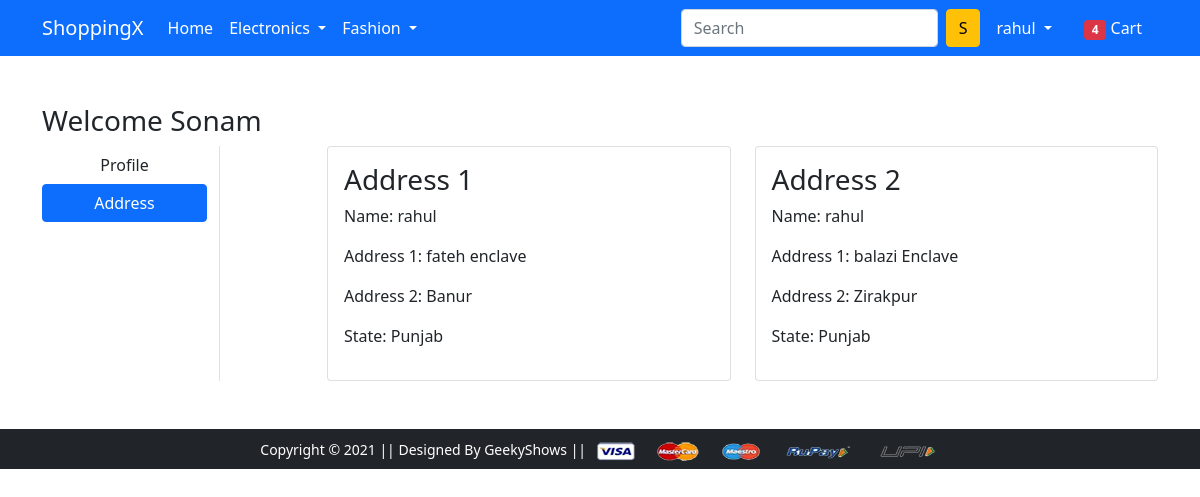
Page /address/ (signed in) on the committed database.
### app/models.py (models this page shows, shortened)
class Customer(models.Model):
    user = models.ForeignKey(User,on_delete=models.CASCADE)
    name = models.CharField(max_length=200)
    locality = models.CharField(max_length=200)
    city = models.CharField(max_length=100)
    zipcode = models.IntegerField()
    state = models.CharField(choices=STATE_CHOICES,max_length=100)

### app/views.py (the view)
# urls.py: path('address/', views.address, name='address'),
@login_required
def address(request):
    data = Customer.objects.filter(user=request.user)
    return render(request, 'app/address.html', {'form': data, 'active': 'btn btn-primary'})

### app/templates/app/address.html (shortened to what this page needs)
{% extends 'app/base.html' %}
{% load static %}
{% block main-content %}
<div class="container my-5">
 <div class="row">
 <h3>Welcome Sonam</h3>
  <div class="col-sm-2 border-end">
   <ul class="list-unstyled">
    <li class="d-grid"><a href="{% url 'profile' %}" class="btn">Profile</a></li>
    <li class="d-grid"><a href="{% url 'address' %}" class="{{active}}">Address</a></li>
   </ul>
  </div>
  <div class="col-sm-9 offset-sm-1">
   <div class="row">
    {% for fm in form %}
    <div class="col-sm-6">
        <div class="card">
         <div class="card-body">
          <h3>Address {{forloop.counter}}</h3>
          <p>Name: {{fm.user}}</p>
          <p>Address 1: {{fm.locality}}</p>
          <p>Address 2: {{fm.city}}</p>
          <p>State: {{fm.state}}</p>
         </div>
        </div>
    </div>
    {% endfor%}
   </div>
  </div>
 </div>
</div>
{% endblock main-content %}

### app/templates/app/base.html (shortened to what this page needs)
<!doctype html>
{% load static %}
<html lang="en">
  <head>
    <link href="https://cdn.jsdelivr.net/npm/bootstrap@5.0.0-beta1/dist/css/bootstrap.min.css" rel="stylesheet">
    <link rel="stylesheet" href="{% static 'app/css/owl.carousel.min.css' %}">
    <link rel="stylesheet" href="{% static 'app/css/all.min.css' %}">
    <link rel="stylesheet" href="{% static 'app/css/style.css' %}">
  </head>
  <body>
    <nav class="navbar navbar-expand-lg navbar-dark bg-primary">
     <div class="container">
       <a class="navbar-brand" href="/">ShoppingX</a>
       <div class="collapse navbar-collapse" id="navbarSupportedContent">
         <ul class="navbar-nav me-auto mb-2 mb-lg-0">
           <li class="nav-item">
             <a class="nav-link active" aria-current="page" href="/">Home</a>
           </li>
           {% if request.user.is_authenticated %}
           <li class="nav-item dropdown">
             <a class="nav-link dropdown-toggle text-white" href="#" id="electronicsDropdown" role="button" data-bs-toggle="dropdown" aria-expanded="false">
               Electronics
             </a>
           </li>
           <li class="nav-item dropdown">
             <a class="nav-link dropdown-toggle text-white" href="#" id="fashionDropdown" role="button" data-bs-toggle="dropdown" aria-expanded="false">
               Fashion
             </a>
           </li>
         </ul>
         <form class="d-flex">
           <input class="form-control me-2" type="search" placeholder="Search" aria-label="Search">
           <button class="btn btn-warning" type="submit">S</button>
         </form>
         <div>
          <ul class="navbar-nav me-auto mb-2 mb-lg-0">
           <li class="nav-item dropdown mx-2">
              <a class="nav-link dropdown-toggle text-white" href="#" id="profileDropdown" role="button" data-bs-toggle="dropdown" aria-expanded="false">
                {{request.user.username}}
              </a>
            </li>
            <li class="nav-item mx-2">
             <a href="{% url 'showcart' %}" class="nav-link text-white"><span class="badge bg-danger">4</span> Cart </a>
            </li>
            {% endif %}
          </ul>
         </div>
       </div>
     </div>
    </nav>
    {% block main-content %} {% endblock main-content %}
    <footer class="container-fluid bg-dark text-center p-2 mt-5">
        <small class="text-white">Copyright &copy; 2021 || Designed By GeekyShows || </small>
        <img src="{% static 'app/images/payment.png' %}" alt="" srcset="" class="img-fluid" height="2px">
    </footer>
  </body>
</html>

### rows in the picture
Customer: user "rahul", locality "fateh enclave", city "Banur", state "Punjab"
Customer: user "rahul", locality "balazi Enclave", city "Zirakpur", state "Punjab"

### other values in the picture
{{ request.user.username }} "rahul"
